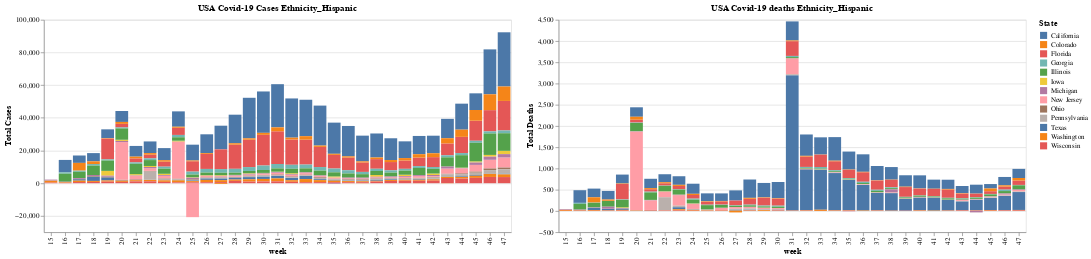

Notebook code for this chart:
### Code cell
brush=alt.selection(type='interval')
filter=all_state['Ethnic']=='Ethnicity_Hispanic'
all_state_sub=all_state[filter]
bar1 = alt.Chart(all_state_sub, title="USA Covid-19 Cases Ethnicity_Hispanic").mark_bar().encode(
     x='week:N',
     y=alt.Y('week_cases:Q', title="Total Cases"),
     color='State:N',
     tooltip=['State:N',
              alt.Tooltip('week_cases:Q'),
              alt.Tooltip('week_deaths:Q')
     ]
).add_selection(brush)

bar2 = alt.Chart(all_state_sub,title="USA Covid-19 deaths Ethnicity_Hispanic").mark_bar().encode(
    x='week:N',
    y=alt.Y('week_deaths:Q', title="Total Deaths"),
    color='State:N',
    tooltip=['State:N',
             alt.Tooltip('week_cases:Q'),
             alt.Tooltip('week_deaths:Q')
             ]
#).transform_filter(brush)
).add_selection(brush)

combined1=bar1 | bar2 



combined1.save('USA_Covid_State_Hispanic_weekly.html')
from google.colab import files
files.download('USA_Covid_State_Hispanic_weekly.html')
combined1

#sns.relplot(x='week',y='week_cases',col='State', hue='Ethnic', data=all_state )

### Figure 1 — Vega-Lite specification as saved in the notebook (floating-point values rounded to 4 significant figures; data arrays with more than 128 entries replaced by an {"elided": "..."} marker saying what was removed)
{"config": {"view": {"continuousWidth": 400, "continuousHeight": 300}}, "hconcat": [{"mark": "bar", "encoding": {"color": {"type": "nominal", "field": "State"}, "tooltip": [{"type": "nominal", "field": "State"}, {"type": "quantitative", "field": "week_cases"}, {"type": "quantitative", "field": "week_deaths"}], "x": {"type": "nominal", "field": "week"}, "y": {"type": "quantitative", "field": "week_cases", "title": "Total Cases"}}, "selection": {"selector011": {"type": "interval"}}, "title": "USA Covid-19 Cases Ethnicity_Hispanic"}, {"mark": "bar", "encoding": {"color": {"type": "nominal", "field": "State"}, "tooltip": [{"type": "nominal", "field": "State"}, {"type": "quantitative", "field": "week_cases"}, {"type": "quantitative", "field": "week_deaths"}], "x": {"type": "nominal", "field": "week"}, "y": {"type": "quantitative", "field": "week_deaths", "title": "Total Deaths"}}, "selection": {"selector011": {"type": "interval"}}, "title": "USA Covid-19 deaths Ethnicity_Hispanic"}], "data": {"name": "data-58c4f6ade8690039ef09f44153605f05"}, "$schema": "https://vega.github.io/schema/vega-lite/v4.8.1.json", "datasets": {"data-58c4f6ade8690039ef09f44153605f05": {"elided": "402 records"}}}
